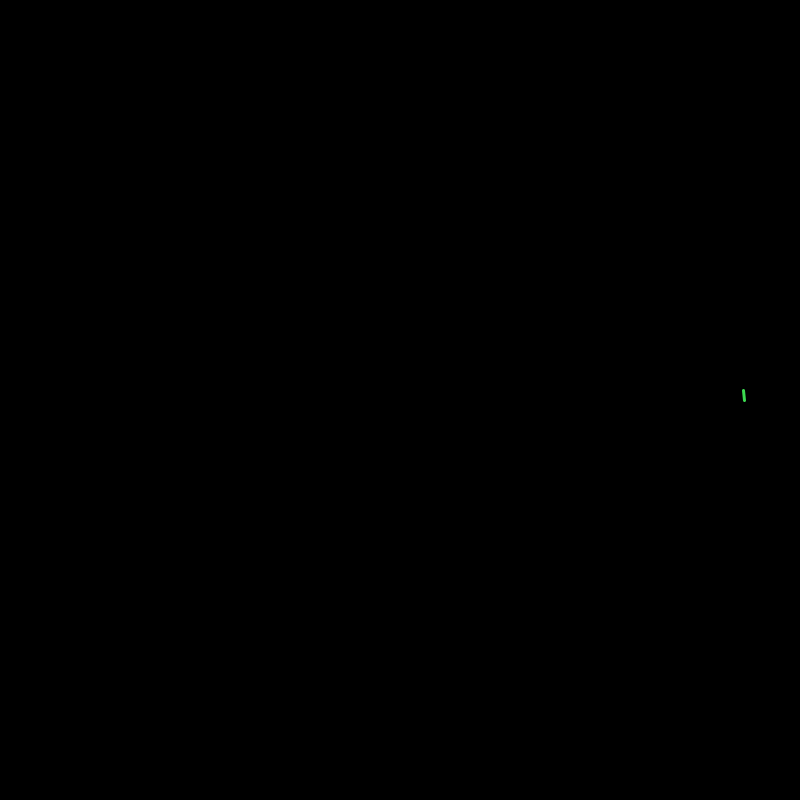
Frame 1 (no input)
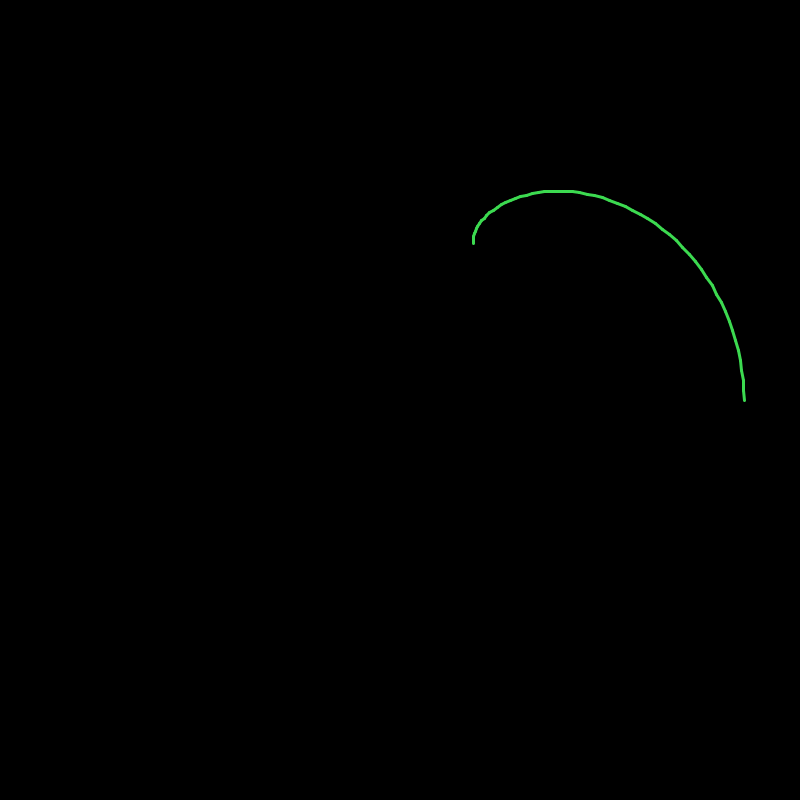
Frame 60 (the mouse pressed at the canvas centre just before this capture)
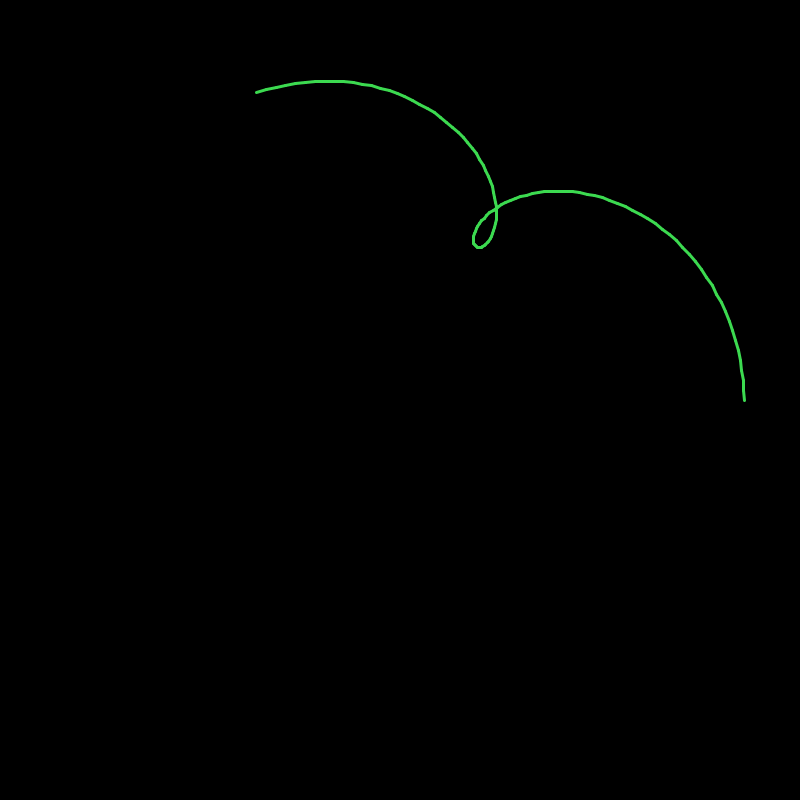
Frame 120 (the mouse held since frame 60 and released just before this capture)

The Processing sketch that drew these frames (run headless with seeded random() and noise(); from frame 60 on, the mouse is pressed at the canvas centre):

// Processing sketch: rotational_v2
// ── rotational_v2.pde
int lower = 540, higher = 1080;
float r_outer = (int)random(1, 540);  //radius of outer circle
float r_inner = (int)random(1, r_outer);  //radius of inner circle
float inner_distance = (int)random(1, r_inner);  //distance of dot from edge of inner circle
float d1 = 1;              //angular velocity of inner circle
float d2 = r_outer/r_inner; //angular velocity of drawing dot
int x, y;   //coordinates of point
int recorderx, recordery;  //to check at the end of shape
int time = 1;
int time_increase_rate=1;
boolean gona_save=false;
boolean last=false;
boolean show_circles=false;
IntList all_x, all_y;
float R, G, B;

public void setup() { 
  //fullScreen();
  size(800, 800);
  background(0);
  R=random(0, 255);
  G=random(0, 255);
  B=random(0, 255);
  stroke(R, G, B);
  noFill();
  ellipseMode(RADIUS);  //For some reason circle(int,int,int) doesn't work. I will use ellipse instead
  //frameRstate(24);
  all_x= new IntList();
  all_y= new IntList();
  x = x1(0); 
  y = y1(0);
  recorderx = x;
  recordery = y;
  println(x, y);
  strokeWeight(3);
}


public void draw() {
  translate(width/2, height/2);
  for (int i=0; i<time_increase_rate; i++) {
    x = x1(time+i);
    y = y1(time+i);
    if (x == recorderx && y == recordery) {
      //redraw without circles
      background(0);
      for (int j=1; j<=time; j++) {
        line(all_x.get(j-1), all_y.get(j-1), all_x.get(j), all_y.get(j));
      }
      if (gona_save) {
        save(r_inner+"_"+inner_distance);
        gona_save = !gona_save;
      }
      last = true;
      all_x.clear();
      all_y.clear();
      r_outer = random(1, 500);
      r_inner = random(1, r_outer);
      inner_distance = random(1, r_inner);
      d1 = 1;
      d2 = r_outer/r_inner;
      x = x1(0); 
      y = y1(0);
      recorderx = x;
      recordery = y;
      time = 1;
      R=random(0, 255);
      G=random(0, 255);
      B=random(0, 255);
      stroke(R, G, B);
      return;
    }
  }
  if (show_circles) {
    background(0);
    //draws both circles which causes these shapes
    stroke(150, 0, 0);
    ellipse(0, 0, r_outer, r_outer); 
    ellipse((int)(cos(radians(time*d1))*(r_outer-r_inner)), -(int)(sin(radians(time))*(r_outer-r_inner)), r_inner, r_inner);
    line((int)(cos(radians(time*d1))*(r_outer-r_inner)), -(int)(sin(radians(time))*(r_outer-r_inner)), all_x.get(time), all_y.get(time));
    //draws shape from start
    stroke(R, G, B);
    for (int i=1; i<=time; i++) {
      line(all_x.get(i-1), all_y.get(i-1), all_x.get(i), all_y.get(i));
    }
  } else {
    line(all_x.get(time-1), all_y.get(time-1), all_x.get(time), all_y.get(time));
  }
  time+=time_increase_rate;
  if (last) {
    last = !last;
    clear();
  }
}

int x1(int t) {
  int new_x = (int)(cos(radians(t*d1))*(r_outer-r_inner) + cos(radians(t*d2))*(inner_distance));
  all_x.append(new_x);
  return new_x;
}

int y1(int t) {
  int new_y = (int)(-sin(radians(t*d1))*(r_outer-r_inner) - sin(radians(t*d2))*(inner_distance));
  all_y.append(new_y);
  return new_y;
}
void save() {
}
void restart() {
}
void keyPressed() {
  if (key == 's') {
    gona_save=true;
  } else if (key == '+') {
    time_increase_rate+=1;
  } else if (key == '-') {
    if (time_increase_rate!=1) {
      time_increase_rate-=1;
    }
  } else if (key == 'r') {
    background(0);
    last = true;
    all_x.clear();
    all_y.clear();
    r_outer = random(1, 540);
    r_inner = random(1, r_outer);
    inner_distance = random(1, r_inner);
    d1 = 1;
    d2 = r_outer/r_inner;
    x = x1(0); 
    y = y1(0);
    recorderx = x;
    recordery = y;
    time = 1;
    R=random(0, 255);
    G=random(0, 255);
    B=random(0, 255);
    stroke(R, G, B);
  } else if (key == ' ') {
    show_circles=true;
  }
  if (key=='b') {
    background(0);
    stroke(R, G, B);
    for (int i=1; i<time; i++) {
      line(all_x.get(i-1), all_y.get(i-1), all_x.get(i), all_y.get(i));
    }
    show_circles=false;
  }
}
